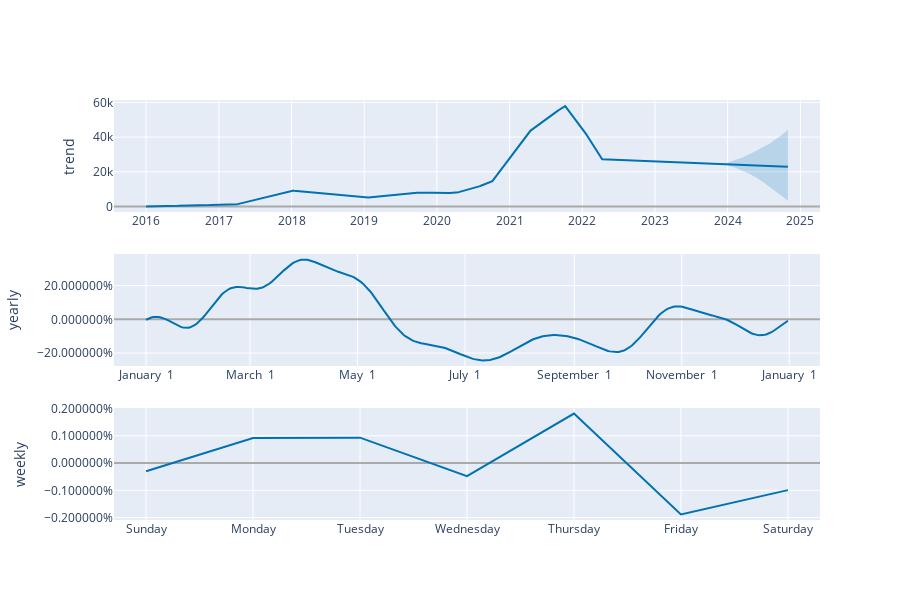

Source (notebook cell):
### Code cell
plot_components_plotly(m,forecast)

### Figure 1 — Plotly figure (JSON) as saved in the notebook; plotly's stock layout.template omitted (floating-point values rounded to 4 significant figures; data arrays with more than 128 entries replaced by an {"elided": "..."} marker saying what was removed)
{"data": [{"line": {"color": "#0072B2", "width": 2}, "mode": "lines", "name": "trend", "type": "scatter", "x": {"elided": "3226 str values"}, "xaxis": "x", "y": {"elided": "3226 float values"}, "yaxis": "y"}, {"line": {"color": "rgba(0, 114, 178, 0.2)", "width": 0}, "mode": "lines", "name": "trend_upper", "type": "scatter", "x": {"elided": "3226 str values"}, "xaxis": "x", "y": {"elided": "3226 float values"}, "yaxis": "y"}, {"fill": "tonexty", "fillcolor": "rgba(0, 114, 178, 0.2)", "line": {"color": "rgba(0, 114, 178, 0.2)", "width": 0}, "mode": "lines", "name": "trend_lower", "type": "scatter", "x": {"elided": "3226 str values"}, "xaxis": "x", "y": {"elided": "3226 float values"}, "yaxis": "y"}, {"line": {"color": "#0072B2", "width": 2}, "mode": "lines", "name": "yearly", "type": "scatter", "x": {"elided": "365 str values"}, "xaxis": "x2", "y": {"elided": "365 float values"}, "yaxis": "y2"}, {"line": {"color": "#0072B2", "width": 2}, "mode": "lines", "name": "weekly", "type": "scatter", "x": ["2017-01-01T00:00:00", "2017-01-02T00:00:00", "2017-01-03T00:00:00", "2017-01-04T00:00:00", "2017-01-05T00:00:00", "2017-01-06T00:00:00", "2017-01-07T00:00:00"], "xaxis": "x3", "y": [-0.000303, 0.0009169, 0.0009304, -0.0004811, 0.001812, -0.001882, -0.0009931], "yaxis": "y3"}], "layout": {"height": 600, "showlegend": false, "width": 900, "xaxis": {"anchor": "y", "domain": [0, 1], "range": ["2015-07-23T18:00:00", "2025-04-09T06:00:00"], "type": "date"}, "xaxis2": {"anchor": "y2", "domain": [0, 1], "range": ["2016-12-13T18:54:02.958904115", "2018-01-18T11:04:57.863013581"], "tickformat": "%B %e", "type": "date"}, "xaxis3": {"anchor": "y3", "domain": [0, 1], "range": ["2016-12-31T16:48:00", "2017-01-07T07:12:00"], "tickformat": "%A", "type": "date"}, "yaxis": {"anchor": "x", "domain": [0.7333, 1], "rangemode": "normal", "title": {"text": "trend"}, "zerolinecolor": "#AAA"}, "yaxis2": {"anchor": "x2", "domain": [0.3667, 0.6333], "hoverformat": ".2%", "tickformat": "%", "title": {"text": "yearly"}, "zerolinecolor": "#AAA"}, "yaxis3": {"anchor": "x3", "domain": [0, 0.2667], "hoverformat": ".2%", "tickformat": "%", "title": {"text": "weekly"}, "zerolinecolor": "#AAA"}}}
